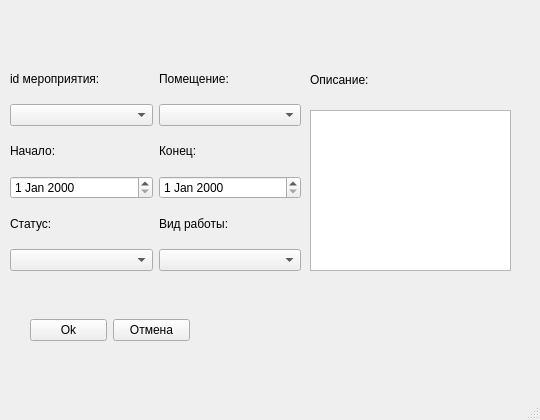
<?xml version="1.0" encoding="UTF-8"?>
<ui version="4.0">
 <class>MainWindow</class>
 <widget class="QMainWindow" name="MainWindow">
  <property name="geometry">
   <rect>
    <x>0</x>
    <y>0</y>
    <width>540</width>
    <height>420</height>
   </rect>
  </property>
  <property name="sizePolicy">
   <sizepolicy hsizetype="Fixed" vsizetype="Fixed">
    <horstretch>54</horstretch>
    <verstretch>115</verstretch>
   </sizepolicy>
  </property>
  <property name="minimumSize">
   <size>
    <width>540</width>
    <height>420</height>
   </size>
  </property>
  <property name="maximumSize">
   <size>
    <width>540</width>
    <height>420</height>
   </size>
  </property>
  <property name="windowTitle">
   <string>Добавить заявку</string>
  </property>
  <widget class="QWidget" name="centralwidget">
   <widget class="QWidget" name="gridLayoutWidget">
    <property name="geometry">
     <rect>
      <x>10</x>
      <y>60</y>
      <width>291</width>
      <height>211</height>
     </rect>
    </property>
    <layout class="QGridLayout" name="gridLayout">
     <item row="3" column="0">
      <widget class="QDateEdit" name="date_start"/>
     </item>
     <item row="1" column="0">
      <widget class="QComboBox" name="event_id_combo"/>
     </item>
     <item row="0" column="1">
      <widget class="QLabel" name="label_2">
       <property name="text">
        <string>Помещение:</string>
       </property>
      </widget>
     </item>
     <item row="3" column="1">
      <widget class="QDateEdit" name="date_end"/>
     </item>
     <item row="2" column="1">
      <widget class="QLabel" name="label_4">
       <property name="text">
        <string>Конец:</string>
       </property>
      </widget>
     </item>
     <item row="5" column="0">
      <widget class="QComboBox" name="status_combo"/>
     </item>
     <item row="1" column="1">
      <widget class="QComboBox" name="room_id_combo"/>
     </item>
     <item row="2" column="0">
      <widget class="QLabel" name="label_3">
       <property name="text">
        <string>Начало:</string>
       </property>
      </widget>
     </item>
     <item row="0" column="0">
      <widget class="QLabel" name="label">
       <property name="text">
        <string>id мероприятия:</string>
       </property>
      </widget>
     </item>
     <item row="5" column="1">
      <widget class="QComboBox" name="work_type_combo"/>
     </item>
     <item row="4" column="0">
      <widget class="QLabel" name="label_6">
       <property name="text">
        <string>Статус:</string>
       </property>
      </widget>
     </item>
     <item row="4" column="1">
      <widget class="QLabel" name="label_7">
       <property name="text">
        <string>Вид работы:</string>
       </property>
      </widget>
     </item>
    </layout>
   </widget>
   <widget class="QPlainTextEdit" name="description_text">
    <property name="geometry">
     <rect>
      <x>310</x>
      <y>110</y>
      <width>201</width>
      <height>161</height>
     </rect>
    </property>
   </widget>
   <widget class="QLabel" name="label_5">
    <property name="geometry">
     <rect>
      <x>310</x>
      <y>60</y>
      <width>149</width>
      <height>40</height>
     </rect>
    </property>
    <property name="text">
     <string>Описание:</string>
    </property>
   </widget>
   <widget class="QWidget" name="horizontalLayoutWidget">
    <property name="geometry">
     <rect>
      <x>30</x>
      <y>290</y>
      <width>160</width>
      <height>80</height>
     </rect>
    </property>
    <layout class="QHBoxLayout" name="horizontalLayout">
     <item>
      <widget class="QPushButton" name="ok_btn">
       <property name="text">
        <string>Ok</string>
       </property>
      </widget>
     </item>
     <item>
      <widget class="QPushButton" name="cancel_btn">
       <property name="text">
        <string>Отмена</string>
       </property>
      </widget>
     </item>
    </layout>
   </widget>
  </widget>
  <widget class="QMenuBar" name="menubar">
   <property name="geometry">
    <rect>
     <x>0</x>
     <y>0</y>
     <width>540</width>
     <height>21</height>
    </rect>
   </property>
  </widget>
  <widget class="QStatusBar" name="statusbar"/>
 </widget>
 <resources/>
 <connections/>
</ui>
